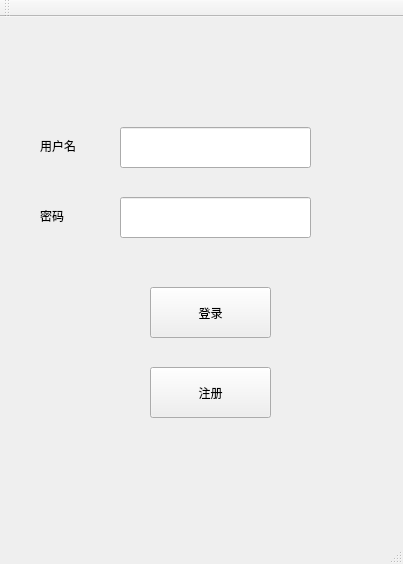
<?xml version="1.0" encoding="UTF-8"?>
<ui version="4.0">
 <class>MainWindow</class>
 <widget class="QMainWindow" name="MainWindow">
  <property name="geometry">
   <rect>
    <x>0</x>
    <y>0</y>
    <width>403</width>
    <height>564</height>
   </rect>
  </property>
  <property name="windowTitle">
   <string>MainWindow</string>
  </property>
  <widget class="QWidget" name="centralWidget">
   <widget class="QLineEdit" name="usernameLineEdit">
    <property name="geometry">
     <rect>
      <x>120</x>
      <y>110</y>
      <width>191</width>
      <height>41</height>
     </rect>
    </property>
   </widget>
   <widget class="QLineEdit" name="passwordLineEdit">
    <property name="geometry">
     <rect>
      <x>120</x>
      <y>180</y>
      <width>191</width>
      <height>41</height>
     </rect>
    </property>
   </widget>
   <widget class="QPushButton" name="loginButton">
    <property name="geometry">
     <rect>
      <x>150</x>
      <y>270</y>
      <width>121</width>
      <height>51</height>
     </rect>
    </property>
    <property name="styleSheet">
     <string notr="true"/>
    </property>
    <property name="text">
     <string>登录</string>
    </property>
   </widget>
   <widget class="QLabel" name="label">
    <property name="geometry">
     <rect>
      <x>40</x>
      <y>120</y>
      <width>67</width>
      <height>17</height>
     </rect>
    </property>
    <property name="text">
     <string>用户名</string>
    </property>
   </widget>
   <widget class="QLabel" name="label_2">
    <property name="geometry">
     <rect>
      <x>40</x>
      <y>190</y>
      <width>67</width>
      <height>17</height>
     </rect>
    </property>
    <property name="text">
     <string>密码</string>
    </property>
   </widget>
   <widget class="QPushButton" name="registerButton">
    <property name="geometry">
     <rect>
      <x>150</x>
      <y>350</y>
      <width>121</width>
      <height>51</height>
     </rect>
    </property>
    <property name="styleSheet">
     <string notr="true"/>
    </property>
    <property name="text">
     <string>注册</string>
    </property>
   </widget>
  </widget>
  <widget class="QToolBar" name="mainToolBar">
   <attribute name="toolBarArea">
    <enum>TopToolBarArea</enum>
   </attribute>
   <attribute name="toolBarBreak">
    <bool>false</bool>
   </attribute>
  </widget>
  <widget class="QStatusBar" name="statusBar"/>
 </widget>
 <layoutdefault spacing="6" margin="11"/>
 <resources/>
 <connections/>
</ui>
